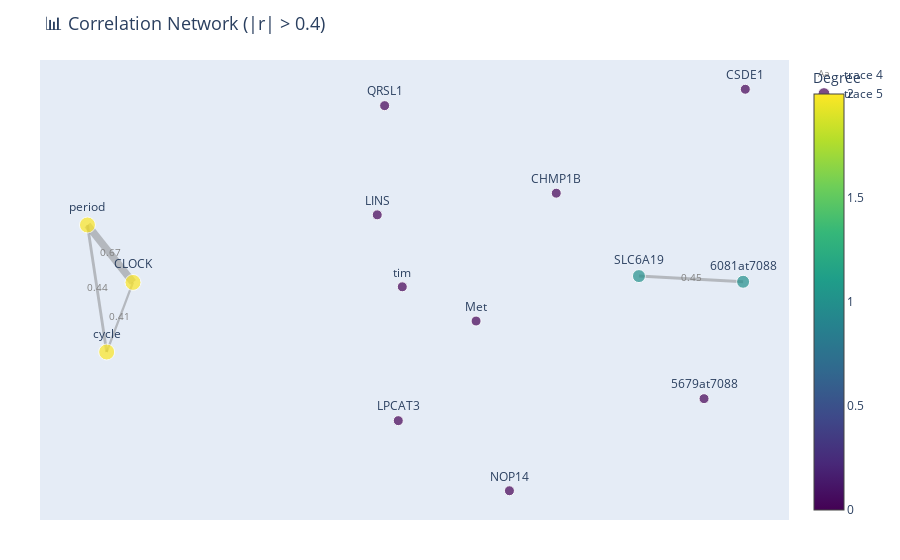

Source (notebook cell):
### Code cell
import pandas as pd
import networkx as nx
import plotly.graph_objects as go

# Load correlation matrix
df = filtered_df_can_list_pivot

# Create graph
G = nx.Graph()
G.add_nodes_from(df.columns)  # Include all nodes

# Add edges with correlation threshold
threshold = 0.4
for i in range(len(df)):
    for j in range(i+1, len(df.columns)):
        gene1 = df.index[i]
        gene2 = df.columns[j]
        weight = df.iloc[i, j]
        if abs(weight) >= threshold:
            G.add_edge(gene1, gene2, weight=weight)

# Layout
from fa2 import ForceAtlas2

import networkx as nx
if not hasattr(nx, 'to_scipy_sparse_matrix'):
    nx.to_scipy_sparse_matrix = nx.to_scipy_sparse_array

# ForceAtlas2 setup
forceatlas2 = ForceAtlas2(
    outboundAttractionDistribution=True,
    linLogMode=False,
    adjustSizes=False,
    edgeWeightInfluence=1.0,
    jitterTolerance=1.0,
    barnesHutOptimize=True,
    barnesHutTheta=1.2,
    scalingRatio=2.0,
    strongGravityMode=False,
    gravity=1.0,
    verbose=True
)

# Generate positions
pos = forceatlas2.forceatlas2_networkx_layout(G, pos=None, iterations=500)


# --- Edge traces ---
edge_x, edge_y, edge_color, edge_width, edge_text = [], [], [], [], []

for u, v, d in G.edges(data=True):
    x0, y0 = pos[u]
    x1, y1 = pos[v]
    edge_x += [x0, x1, None]
    edge_y += [y0, y1, None]
    edge_color.append('red' if d['weight'] > 0 else 'blue')
    edge_width.append(2 + 4 * abs(d['weight']))  # Scale line thickness
    edge_text.append(f"{u} ↔ {v}<br>r = {d['weight']:.2f}")
    edge_text.append(None)
    edge_text.append(None)

edge_trace = go.Scatter(
    x=edge_x, y=edge_y,
    line=dict(width=1, color='gray'),  # base edge styling
    hoverinfo='none',
    mode='lines'
)

edge_traces = []

for i, (u, v, d) in enumerate(G.edges(data=True)):
    x0, y0 = pos[u]
    x1, y1 = pos[v]
    weight = d['weight']
    # edge_color = 'red' if weight > 6 else 'blue'
    edge_color = "rgba(105,105,105, 0.4)"
    width = 20 * abs(weight-0.3)
    # print(width)
    trace = go.Scatter(
        x=[x0, x1, None],
        y=[y0, y1, None],
        mode='lines',
        line=dict(width=width, color=edge_color),
        hoverinfo='text',
        text=[f"{u} ↔ {v}<br>r = {weight:.2f}", None, None],
        showlegend=False
    )
    edge_traces.append(trace)

# --- Edge labels ---
edge_label_x, edge_label_y, edge_label_text = [], [], []

for u, v, d in G.edges(data=True):
    x0, y0 = pos[u]
    x1, y1 = pos[v]
    mid_x = (x0 + x1) / 2
    mid_y = (y0 + y1) / 2
    edge_label_x.append(mid_x)
    edge_label_y.append(mid_y)
    edge_label_text.append(f"{d['weight']:.2f}")

edge_label_trace = go.Scatter(
    x=edge_label_x, y=edge_label_y,
    text=edge_label_text,
    mode='text',
    textfont=dict(color='gray', size=10),
    hoverinfo='none'
)

# --- Node traces ---
node_x, node_y, node_text, node_color, node_size = [], [], [], [], []

for node in G.nodes():
    x, y = pos[node]
    degree = G.degree[node]
    node_x.append(x)
    node_y.append(y)
    node_text.append(f"{node}<br>degree: {degree}")
    node_color.append(degree)
    node_size.append(10 + 3 * degree)

node_trace = go.Scatter(
    x=node_x, y=node_y,
    mode='markers+text',
    text=[node for node in G.nodes()],
    textposition="top center",
    hoverinfo='text',
    marker=dict(
        showscale=True,
        colorscale='Viridis',
        color=node_color,
        size=node_size,
        line_width=1,
        colorbar=dict(title='Degree')
    )
)

# --- Final figure ---
fig = go.Figure(
    # data=[edge_trace, edge_label_trace, node_trace],
    data=edge_traces + [edge_label_trace, node_trace],
    layout=go.Layout(
        title=dict(
            text=f"📊 Correlation Network (|r| > {threshold})",
            font=dict(size=18)
        ),
        margin=dict(l=40, r=40, b=40, t=60),
        hovermode='closest',
        xaxis=dict(showgrid=False, zeroline=False, showticklabels=False),
        yaxis=dict(showgrid=False, zeroline=False, showticklabels=False)
    )
)

fig.show()
location = "/mnt/c/Users/sauba/Desktop/20.RERConverge_trimmed/3.New_colias/61.New_alignment_colias"
fig.write_html(f"{location}/3.ERC_network/correlation_network_non_diapause_{threshold}_col_new_new.html")

### Figure 1 — Plotly figure (JSON) as saved in the notebook; plotly's stock layout.template omitted (floating-point values rounded to 4 significant figures)
{"data": [{"hoverinfo": "text", "line": {"color": "rgba(105,105,105, 0.4)", "width": 3.018}, "mode": "lines", "showlegend": false, "text": ["6081at7088 ↔ SLC6A19<br>r = 0.45", null, null], "type": "scatter", "x": [21.31, 14.8, null], "y": [0.6233, 1.31, null]}, {"hoverinfo": "text", "line": {"color": "rgba(105,105,105, 0.4)", "width": 2.228}, "mode": "lines", "showlegend": false, "text": ["CLOCK ↔ cycle<br>r = 0.41", null, null], "type": "scatter", "x": [-16.83, -18.47, null], "y": [0.5438, -7.872, null]}, {"hoverinfo": "text", "line": {"color": "rgba(105,105,105, 0.4)", "width": 7.399}, "mode": "lines", "showlegend": false, "text": ["CLOCK ↔ period<br>r = 0.67", null, null], "type": "scatter", "x": [-16.83, -19.68, null], "y": [0.5438, 7.493, null]}, {"hoverinfo": "text", "line": {"color": "rgba(105,105,105, 0.4)", "width": 2.822}, "mode": "lines", "showlegend": false, "text": ["cycle ↔ period<br>r = 0.44", null, null], "type": "scatter", "x": [-18.47, -19.68, null], "y": [-7.872, 7.493, null]}, {"hoverinfo": "none", "mode": "text", "text": ["0.45", "0.41", "0.67", "0.44"], "textfont": {"color": "gray", "size": 10}, "type": "scatter", "x": [18.06, -17.65, -18.25, -19.08], "y": [0.9668, -3.664, 4.018, -0.1899]}, {"hoverinfo": "text", "marker": {"color": [0, 1, 0, 2, 0, 0, 0, 0, 0, 0, 1, 2, 2, 0], "colorbar": {"title": {"text": "Degree"}}, "colorscale": [[0, "#440154"], [0.1111, "#482878"], [0.2222, "#3e4989"], [0.3333, "#31688e"], [0.4444, "#26828e"], [0.5556, "#1f9e89"], [0.6667, "#35b779"], [0.7778, "#6ece58"], [0.8889, "#b5de2b"], [1, "#fde725"]], "line": {"width": 1}, "showscale": true, "size": [10, 13, 10, 16, 10, 10, 10, 10, 10, 10, 13, 16, 16, 10]}, "mode": "markers+text", "text": ["5679at7088", "6081at7088", "CHMP1B", "CLOCK", "CSDE1", "LINS", "LPCAT3", "Met", "NOP14", "QRSL1", "SLC6A19", "cycle", "period", "tim"], "textposition": "top center", "type": "scatter", "x": [18.87, 21.31, 9.632, -16.83, 21.45, -1.559, -0.2447, 4.619, 6.704, -1.097, 14.8, -18.47, -19.68, 0.006231], "y": [-13.52, 0.6233, 11.34, 0.5438, 23.91, 8.718, -16.18, -4.128, -24.66, 21.93, 1.31, -7.872, 7.493, 0.01424]}], "layout": {"autosize": true, "hovermode": "closest", "margin": {"b": 40, "l": 40, "r": 40, "t": 60}, "title": {"font": {"size": 18}, "text": "📊 Correlation Network (|r| > 0.4)"}, "xaxis": {"autorange": true, "range": [-22.49, 24.08], "showgrid": false, "showticklabels": false, "type": "linear", "zeroline": false}, "yaxis": {"autorange": true, "range": [-28.88, 28.13], "showgrid": false, "showticklabels": false, "type": "linear", "zeroline": false}}}
